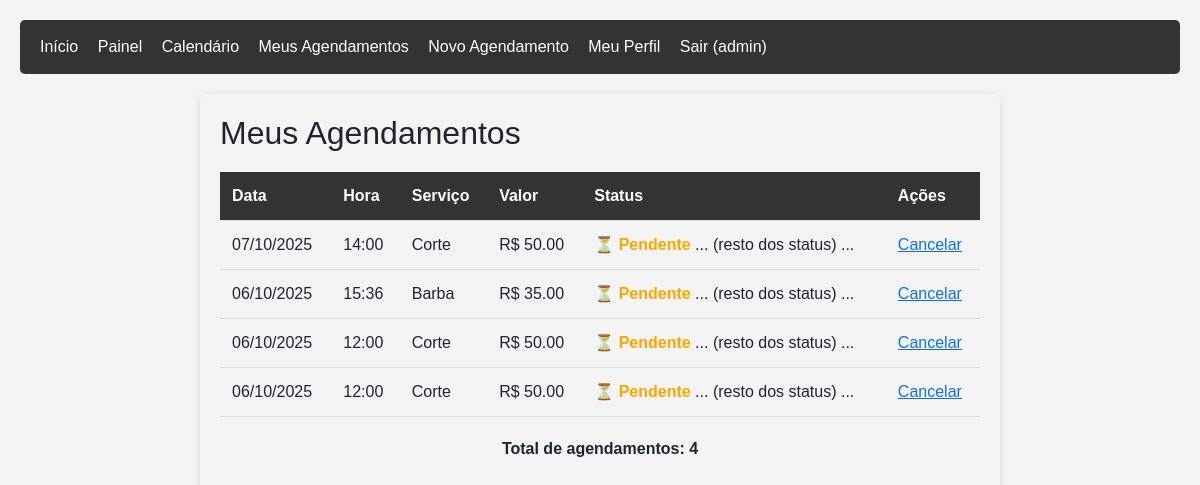
/meus-agendamentos/ (signed in), run on an earlier commit of the app's database.
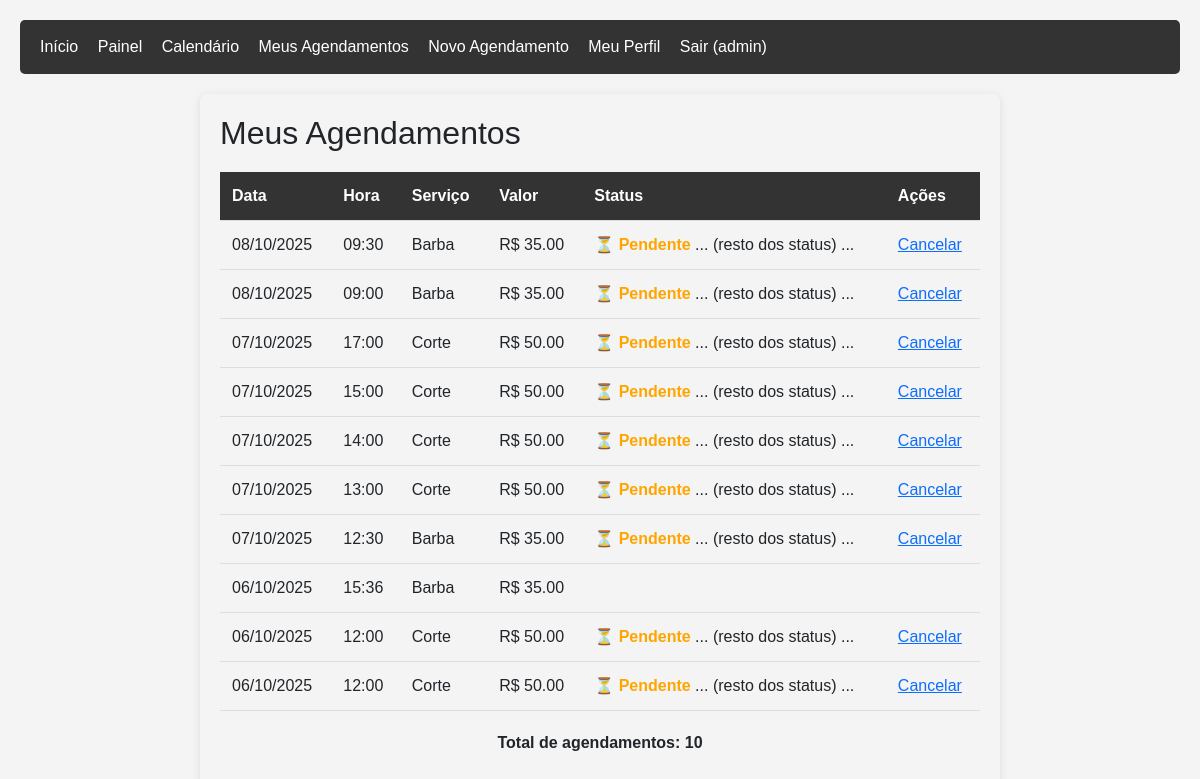
And on a later commit of the database.
### agendamentos/models.py (models this page shows, shortened)
class Agendamento(models.Model):
    STATUS_CHOICES = [
        ('pendente', 'Pendente'),
        ('confirmado', 'Confirmado'),
        ('concluido', 'Concluído'),
        ('cancelado', 'Cancelado'),
    ]
    cliente = models.ForeignKey(User, on_delete=models.CASCADE, related_name='agendamentos')
    servico = models.ForeignKey(Servico, on_delete=models.PROTECT)
    data = models.DateField()
    hora = models.TimeField()
    status = models.CharField(max_length=15, choices=STATUS_CHOICES, default='pendente')
    observacoes = models.TextField(blank=True, null=True)
    criado_em = models.DateTimeField(auto_now_add=True)
    class Meta:
        ordering = ['-data', '-hora']

class Servico(models.Model):
    nome = models.CharField(max_length=100)
    descricao = models.TextField()
    duracao = models.IntegerField(help_text="Duração em minutos")
    preco = models.DecimalField(max_digits=6, decimal_places=2)
    ativo = models.BooleanField(default=True)
    class Meta:
        verbose_name_plural = "Serviços"

### agendamentos/views.py (the view)
# urls.py: path('meus-agendamentos/', views.meus_agendamentos, name='meus_agendamentos'),
@login_required
def meus_agendamentos(request):
    agendamentos = Agendamento.objects.filter(cliente=request.user).order_by('-data', '-hora')
    return render(request, 'agendamentos/meus_agendamentos.html', {'agendamentos': agendamentos})

### agendamentos/templates/agendamentos/meus_agendamentos.html (shortened to what this page needs)
{% extends 'agendamentos/base.html' %}
{% block content %}
<h2>Meus Agendamentos</h2>
{% if agendamentos %}
<table class="appointments-table">
    <thead>
        <tr>
            <th>Data</th>
            <th>Hora</th>
            <th>Serviço</th>
            <th>Valor</th>
            <th>Status</th>
            <th>Ações</th>
        </tr>
    </thead>
    <tbody>
        {% for agendamento in agendamentos %}
        <tr>
            <td>{{ agendamento.data|date:"d/m/Y" }}</td>
            <td>{{ agendamento.hora|time:"H:i" }}</td>
            <td>{{ agendamento.servico.nome }}</td>
            <td>R$ {{ agendamento.servico.preco }}</td>
            <td>
                {% if agendamento.status == 'pendente' %}
                    <span class="status-pendente">⏳ Pendente</span>
                ... (resto dos status) ...
                {% endif %}
            </td>
            <td>
                {% if agendamento.status == 'pendente' or agendamento.status == 'confirmado' %}
                    <a href="{% url 'cancelar_agendamento' agendamento.id %}">Cancelar</a>
                {% endif %}
            </td>
        </tr>
        {% endfor %}
    </tbody>
</table>
    <p class="total-appointments">
        <strong>Total de agendamentos:</strong> {{ agendamentos|length }}
    </p>
{% else %}
    <div class="no-appointments">
        <p>Você ainda não tem agendamentos.</p>
        <a href="/agendar/"><button>Fazer Primeiro Agendamento</button></a>
    </div>
{% endif %}
{% endblock %}

### agendamentos/templates/agendamentos/base.html (shortened to what this page needs)
{% load static %}
<!DOCTYPE html>
<html lang="pt-BR">
<head>
    <link href="https://cdn.jsdelivr.net/npm/bootstrap@5.3.0/dist/css/bootstrap.min.css" rel="stylesheet">
    <link rel="stylesheet" href="{% static 'agendamentos/style.css' %}">
</head>
<body>
    <nav>
        <a href="{% url 'home' %}">Início</a>
        {% if user.is_authenticated %}
            {% if user.is_staff %}
                <a href="{% url 'painel_barbeiro' %}">Painel</a>
                <a href="{% url 'calendario' %}">Calendário</a>
            {% endif %}
            <a href="{% url 'meus_agendamentos' %}">Meus Agendamentos</a>
            <a href="{% url 'agendar' %}">Novo Agendamento</a>
            <a href="{% url 'meu_perfil' %}">Meu Perfil</a>
            <form class="logout-form" action="{% url 'logout' %}" method="post">
                <button type="submit">Sair ({{ user.username }})</button>
            </form>
        {% else %}
            <a href="{% url 'registro' %}">Cadastrar</a>
            <a href="{% url 'login' %}">Entrar</a>
        {% endif %}
    </nav>
    <div class="{% block container_class %}container{% endblock %}">
        {% block content %}{% endblock %}
    </div>
    </body>
</html>

### agendamentos/static/agendamentos/style.css (style rules this page uses)
body { font-family: Arial, sans-serif; margin: 0; padding: 20px; background-color: #f4f4f4; }
.container { max-width: 800px; margin: 0 auto; background: transparent; padding: 20px; border-radius: 8px; box-shadow: 0 2px 10px rgba(0,0,0,0.1); }
nav { background: #333; padding: 10px 20px; margin-bottom: 20px; border-radius: 5px; }
nav a, nav button { color: white; text-decoration: none; margin-right: 15px; background: none; border: none; cursor: pointer; font-size: 16px; padding: 5px 0; }
.logout-form { display: inline; }
button, input[type="submit"] { background: #333; color: white; padding: 10px 20px; border: none; border-radius: 5px; cursor: pointer; transition: background-color 0.2s ease-in-out; }
.appointments-table { width: 100%; border-collapse: collapse; margin-top: 20px; }
.appointments-table thead tr { background-color: #333; color: white; }
.appointments-table th, .appointments-table td { padding: 12px; text-align: left; border-bottom: 1px solid #ddd; }
.status-pendente { color: orange; font-weight: bold; }
.total-appointments { margin-top: 20px; text-align: center; font-weight: bold; }

What changed in the data, as far as the page shows it:
added Agendamento: data "08/10/2025", hora "09:30", servico.nome "Barba", servico.preco "35.00", status "⏳ Pendente"
added Agendamento: data "08/10/2025", hora "09:00", servico.nome "Barba", servico.preco "35.00", status "⏳ Pendente"
added Agendamento: data "07/10/2025", hora "17:00", servico.nome "Corte", servico.preco "50.00", status "⏳ Pendente"
added Agendamento: data "07/10/2025", hora "15:00", servico.nome "Corte", servico.preco "50.00", status "⏳ Pendente"
added Agendamento: data "07/10/2025", hora "13:00", servico.nome "Corte", servico.preco "50.00", status "⏳ Pendente"
added Agendamento: data "07/10/2025", hora "12:30", servico.nome "Barba", servico.preco "35.00", status "⏳ Pendente"
changed Agendamento (number 8 of 10 on the later page): no longer shows "⏳ Pendente ... (resto dos status) ... Cancelar"
Also different on the page:
{{ agendamentos|length }}: "4" → "10"
